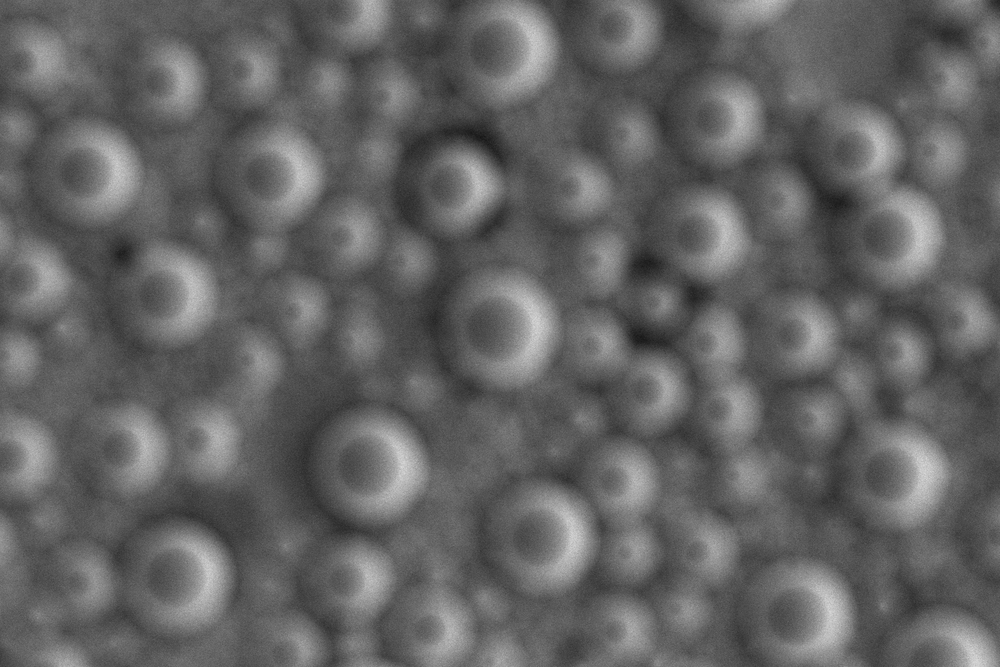
#> input picture data/focus/focus_00.png, 1000 x 667 px, shrunk from 1536 x 1024 before the run; its folder holds only this picture in this run
$ jupyter execute 02_Focus_Solution2.ipynb   (older library calls are emulated)
#> lines starting #> are read from the running program, lines starting #| are printed output that depends on the picture
[cell 1]
# Import the modules
import glob

import cv2
from matplotlib import pyplot as plt
import numpy as np

[cell 2]
import matplotlib
matplotlib.rcParams['figure.figsize'] = [12.0, 8.0]
matplotlib.rcParams['image.cmap'] = 'gray'

[cell 3]
# Load the images
filenames = sorted(glob.glob('./data/focus/focus_*.png'))  # image file names
images = []  # list of images
for filename in filenames:
    images.append(cv2.imread(filename, 0))  # load image in grayscale

[cell 4]
# Find the focused image
scores = []
for image in images:
    blur = cv2.GaussianBlur(image, (5, 5), 0)
    edges = cv2.Sobel(blur, cv2.CV_32F, 1, 0) + cv2.Sobel(blur, cv2.CV_32F, 0, 1)
    # edges = cv2.Laplacian(blur, cv2.CV_32F)
    # edges = cv2.Canny(blur, 100, 200)
    score = np.sum(np.abs(edges))  # calculate the sum of gradients' absolute values
    scores.append(score)
#> this loop made 1 pass
#> score on pass 1: 9230962
#> pass 1, `edges = cv2.Sobel(blur, cv2.CV_32F, 1, 0) + cv2.Sobel(blur, cv2.CV_32F..`:
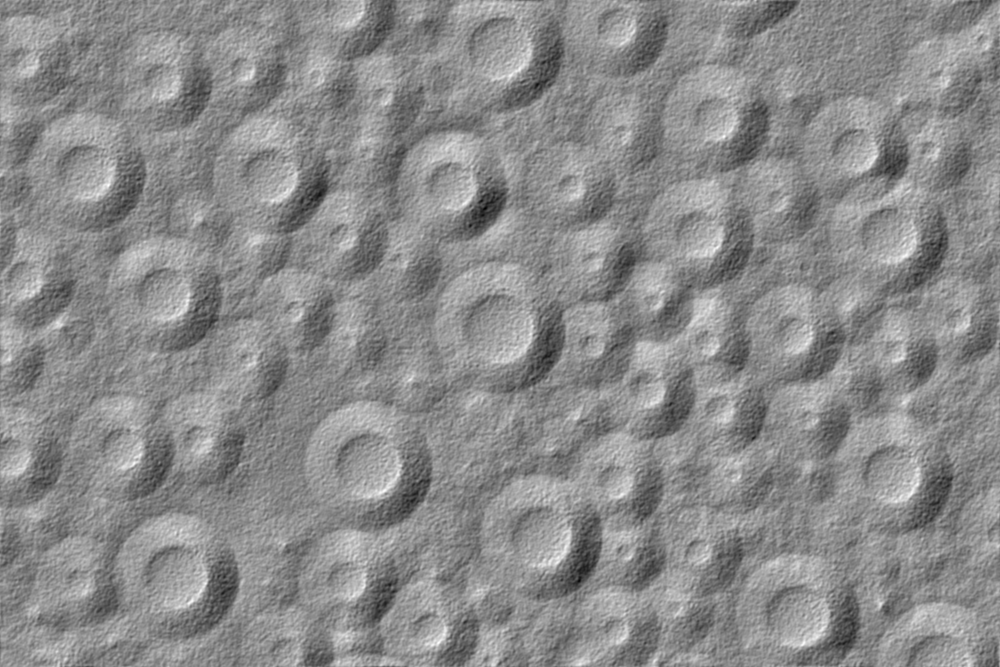
#> edges: shape (667, 1000) float32; min -94, max 78, mean 0; drawn with min black and max white
#> after the loop, scores = [9230962]

# The most focused image has the steepest edges so it has the highest sum of gradients' absolute values
focused = np.argmax(scores)  # index of the most focused image
#> focused = 0

[cell 5]
# Show the result
print('The most focused is the image {0}'.format(focused))
#| The most focused is the image 0
plt.imshow(images[focused], cmap='gray')
plt.show()


$ run again, on data/focus/focus_05.png
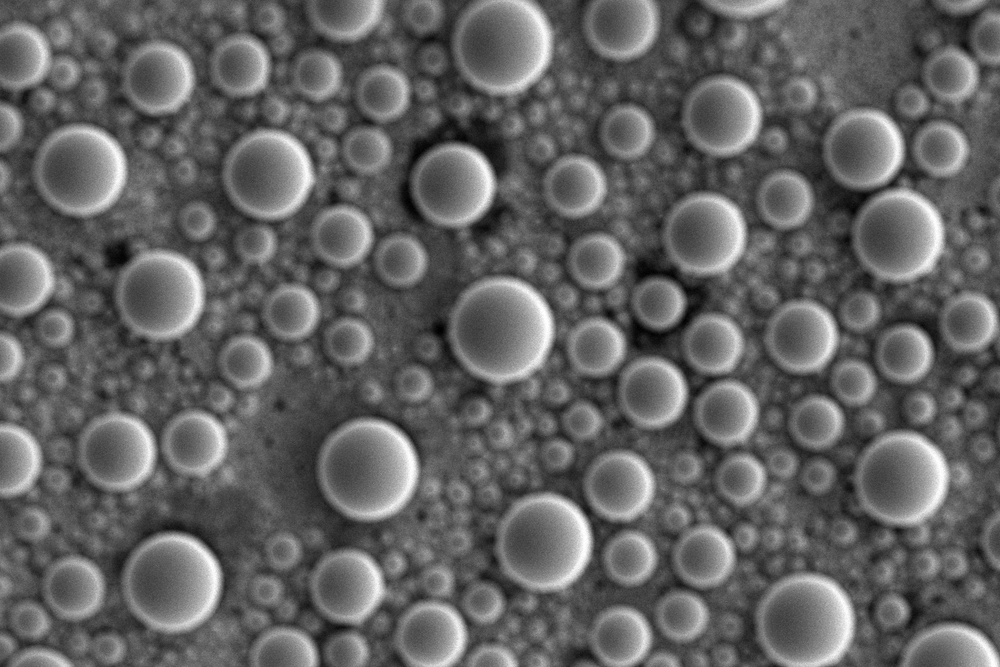
#> input picture data/focus/focus_05.png, 1000 x 667 px, shrunk from 1536 x 1024 before the run
#> the loop `for image in images:` made 1 pass
#> score on pass 1: 23448504
#> pass 1, `edges = cv2.Sobel(blur, cv2.CV_32F, 1, 0) + cv2.Sobel(blur, cv2.CV_32F..`:
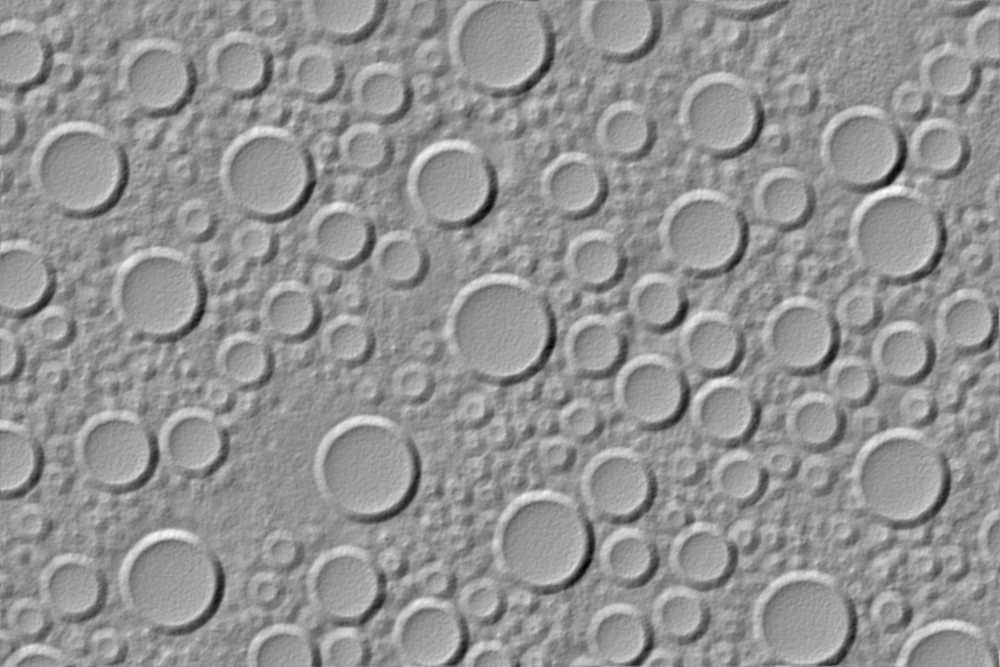
#> edges: shape (667, 1000) float32; min -280, max 204, mean 0; drawn with min black and max white
#> after the loop `for image in images:`: scores = [23448504]
#> focused = 0
#| The most focused is the image 0
